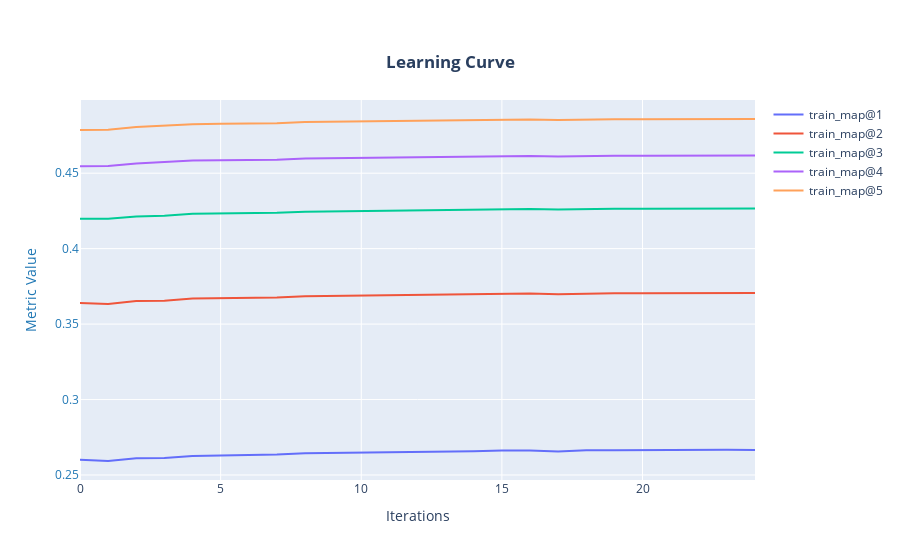

Notebook cell for this chart:
### Markdown cell above
# Train Best Model with full data

### Code cell
trainer.train_best_model()
